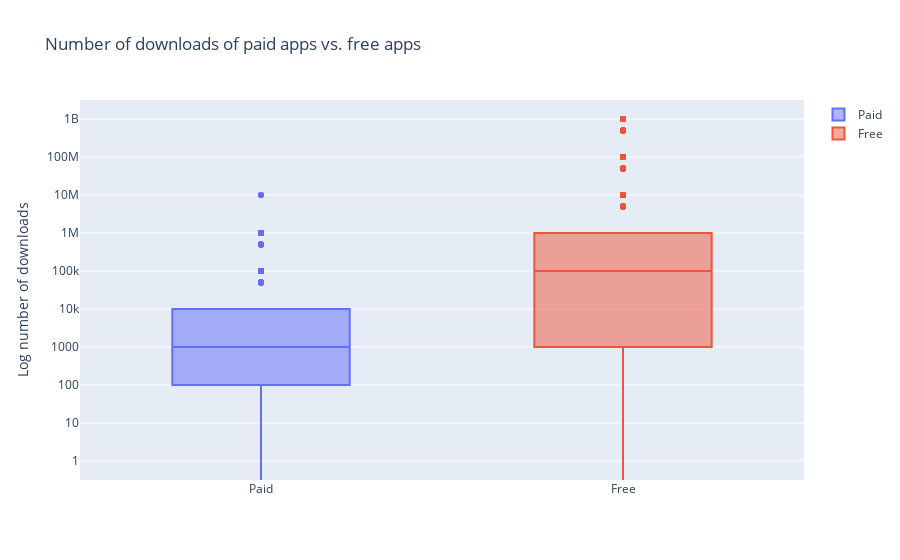

Notebook source saved alongside this figure:
### Markdown cell above
## 9. Popularity of paid apps vs free apps
<p>For apps in the Play Store today, there are five types of pricing strategies: free, freemium, paid, paymium, and subscription. Let's focus on free and paid apps only. Some characteristics of free apps are:</p>
<ul>
<li>Free to download.</li>
<li>Main source of income often comes from advertisements.</li>
<li>Often created by companies that have other products and the app serves as an extension of those products.</li>
<li>Can serve as a tool for customer retention, communication, and customer service.</li>
</ul>
<p>Some characteristics of paid apps are:</p>
<ul>
<li>Users are asked to pay once for the app to download and use it.</li>
<li>The user can't really get a feel for the app before buying it.</li>
</ul>
<p>Are paid apps installed as much as free apps? It turns out that paid apps have a relatively lower number of installs than free apps, though the difference is not as stark as I would have expected!</p>

### Code cell
trace0 = go.Box(
    # Data for paid apps
    y = apps[apps['Type'] == "Paid"]['Installs'],
    name = 'Paid'
)

trace1 = go.Box(
    # Data for free apps
    y = apps[apps['Type'] == "Free"]['Installs'],
    name = 'Free'
)

layout = go.Layout(
    title = "Number of downloads of paid apps vs. free apps",
    yaxis = dict(title = "Log number of downloads",
                type = 'log',
                autorange = True)
)

# Add trace0 and trace1 to a list for plotting
data = [trace0, trace1]
plotly.offline.iplot({'data': data, 'layout': layout})

### Figure 1 — Plotly figure (JSON) as saved in the notebook; plotly's stock layout.template omitted (floating-point values rounded to 4 significant figures; data arrays with more than 128 entries replaced by an {"elided": "..."} marker saying what was removed)
{"data": [{"name": "Paid", "type": "box", "y": {"elided": "756 int values"}}, {"name": "Free", "type": "box", "y": {"elided": "8903 int values"}}], "layout": {"title": {"text": "Number of downloads of paid apps vs. free apps"}, "yaxis": {"autorange": true, "title": {"text": "Log number of downloads"}, "type": "log"}}}
